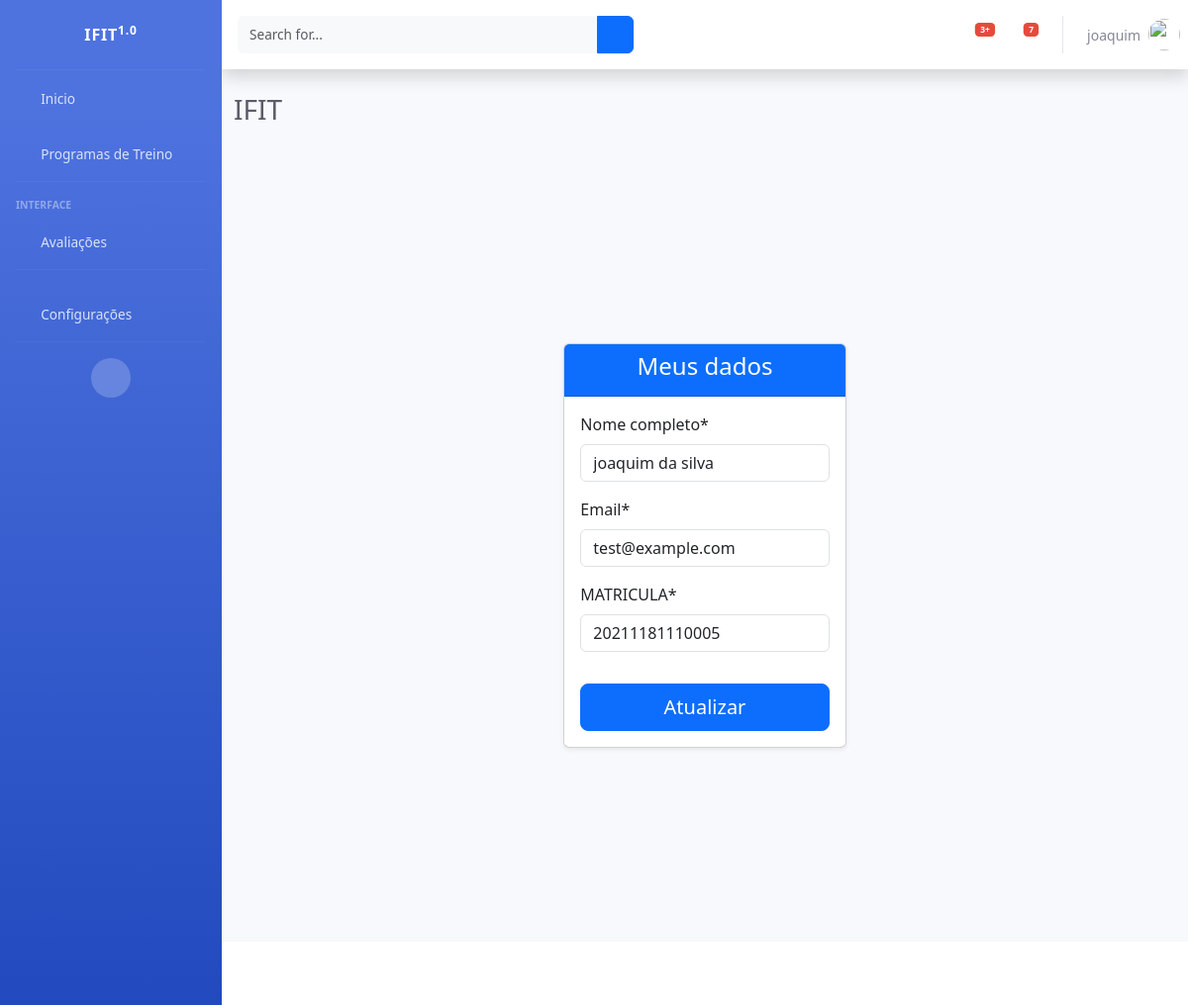
Page /atualizar-dados/ (signed in) on the earlier database version.
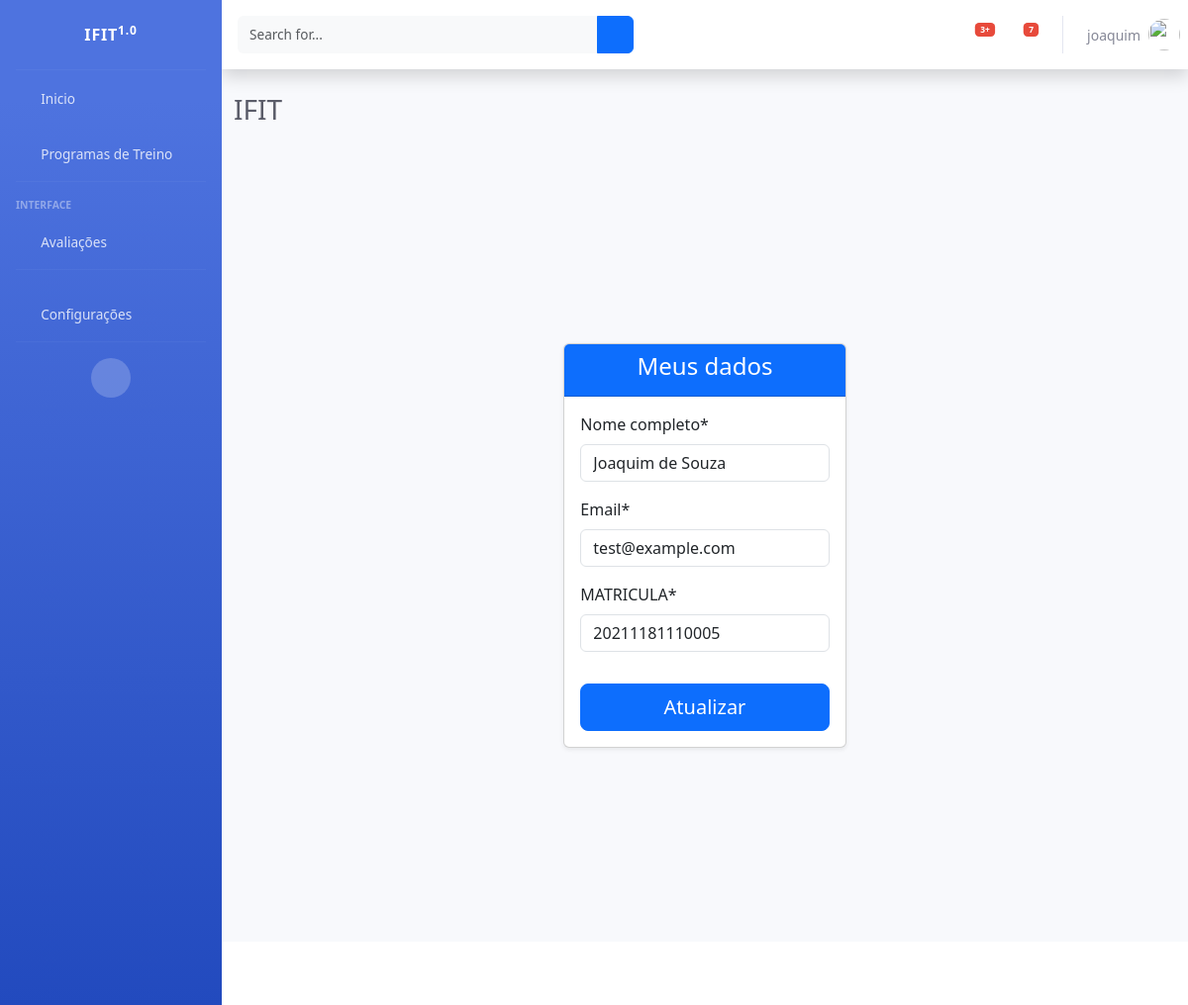
Same page on the later database version.
### usuarios/models.py (models this page shows)
class Perfil(models.Model):
    nome_completo = models.CharField(max_length=50, null=True)
    email = models.CharField(max_length=100, null=True)
    matricula = models.CharField(max_length=14, null=True, verbose_name="MATRICULA")
    usuario = models.OneToOneField(User, on_delete=models.CASCADE)

### usuarios/views.py (the view)
# urls.py: path('atualizar-dados/', PerfilUpdate.as_view(), name='atualizar-dados'),
class PerfilUpdate(UpdateView):
    template_name = "cadastros/form.html"
    model = Perfil
    fields = ['nome_completo', 'email', 'matricula']
    success_url = reverse_lazy("inicio")
    def get_object(self, queryset=None):
        perfil, _ = Perfil.objects.get_or_create(usuario=self.request.user)
        return perfil
    def get_context_data(self, *args, **kwargs):
        context = super().get_context_data(*args, **kwargs)
        context['titulo'] = "Meus dados"
        context['botao'] = "Atualizar"
        return context

### cadastros/templates/cadastros/form.html (shortened to what this page needs)
{% extends 'paginas/index.html' %}
{% load static %}
{% load crispy_forms_tags %}
{% block conteudo %}
<!DOCTYPE html>
<html lang="pt-br">
<head>
    <link href="https://cdn.jsdelivr.net/npm/bootstrap@5.3.0-alpha1/dist/css/bootstrap.min.css" rel="stylesheet">
</head>
<body class="bg-light">
<div class="container-fluid vh-100 d-flex justify-content-center align-items-center">
    <div class="col-12 col-md-6 col-lg-4">
        {% if request.user.is_authenticated %}
            <div class="card shadow-sm">
                <div class="card-header text-center bg-primary text-white">
                    <h4>{{ titulo }}</h4>
                </div>
                <div class="card-body">
                    <form method="POST" novalidate>
                        {{ form|crispy }}
                        <button type="submit" class="btn btn-primary btn-lg w-100 mt-3">{{ botao }}</button>
                    </form>
                </div>
            </div>
        {% endif %}
    </div>
</div>
</body>
</html>
{% endblock %}

Differences in the rows shown:
changed Perfil "test@example.com": nome_completo "joaquim da silva" → "Joaquim de Souza"
